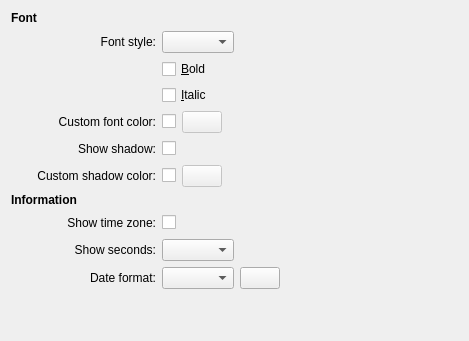
<?xml version="1.0" encoding="UTF-8"?>
<ui version="4.0">
 <class>clockConfig</class>
 <widget class="QWidget" name="clockConfig">
  <property name="geometry">
   <rect>
    <x>0</x>
    <y>0</y>
    <width>469</width>
    <height>341</height>
   </rect>
  </property>
  <layout class="QGridLayout" name="gridLayout" rowstretch="0,0,0,0,0,0,0,0,0,0,0,0,0" rowminimumheight="0,0,0,0,0,0,0,0,0,0,0,0,0">
   <property name="bottomMargin">
    <number>0</number>
   </property>
   <item row="0" column="0" colspan="2">
    <widget class="QLabel" name="label_6">
     <property name="font">
      <font>
       <weight>75</weight>
       <bold>true</bold>
      </font>
     </property>
     <property name="text">
      <string>Font</string>
     </property>
    </widget>
   </item>
   <item row="1" column="1">
    <widget class="QLabel" name="label">
     <property name="text">
      <string>Font style:</string>
     </property>
     <property name="alignment">
      <set>Qt::AlignRight|Qt::AlignTrailing|Qt::AlignVCenter</set>
     </property>
     <property name="buddy">
      <cstring>plainClockFont</cstring>
     </property>
    </widget>
   </item>
   <item row="1" column="2">
    <layout class="QHBoxLayout" name="horizontalLayout_2">
     <item>
      <widget class="KFontComboBox" name="plainClockFont"/>
     </item>
     <item>
      <spacer name="horizontalSpacer_3">
       <property name="orientation">
        <enum>Qt::Horizontal</enum>
       </property>
       <property name="sizeType">
        <enum>QSizePolicy::MinimumExpanding</enum>
       </property>
       <property name="sizeHint" stdset="0">
        <size>
         <width>0</width>
         <height>17</height>
        </size>
       </property>
      </spacer>
     </item>
    </layout>
   </item>
   <item row="2" column="2">
    <widget class="QCheckBox" name="plainClockFontBold">
     <property name="toolTip">
      <string>Check if you want the font in bold</string>
     </property>
     <property name="whatsThis">
      <string>When this is checked, the clock font will be bold.</string>
     </property>
     <property name="text">
      <string>&amp;Bold</string>
     </property>
    </widget>
   </item>
   <item row="3" column="2">
    <widget class="QCheckBox" name="plainClockFontItalic">
     <property name="toolTip">
      <string>Check if you want the font in italic</string>
     </property>
     <property name="whatsThis">
      <string>When this is checked, the clock font will be in italic.</string>
     </property>
     <property name="text">
      <string>&amp;Italic</string>
     </property>
    </widget>
   </item>
   <item row="4" column="0">
    <spacer name="horizontalSpacer_9">
     <property name="orientation">
      <enum>Qt::Horizontal</enum>
     </property>
     <property name="sizeType">
      <enum>QSizePolicy::Fixed</enum>
     </property>
     <property name="sizeHint" stdset="0">
      <size>
       <width>20</width>
       <height>20</height>
      </size>
     </property>
    </spacer>
   </item>
   <item row="4" column="1">
    <widget class="QLabel" name="label_2">
     <property name="text">
      <string>Custom font color:</string>
     </property>
     <property name="alignment">
      <set>Qt::AlignRight|Qt::AlignTrailing|Qt::AlignVCenter</set>
     </property>
     <property name="buddy">
      <cstring>useCustomColor</cstring>
     </property>
    </widget>
   </item>
   <item row="4" column="2">
    <layout class="QHBoxLayout" name="horizontalLayout_6">
     <item>
      <widget class="QCheckBox" name="useCustomColor">
       <property name="text">
        <string/>
       </property>
      </widget>
     </item>
     <item>
      <widget class="KColorButton" name="plainClockColor">
       <property name="enabled">
        <bool>false</bool>
       </property>
       <property name="toolTip">
        <string>Color chooser</string>
       </property>
       <property name="whatsThis">
        <string>Click on this button and the KDE standard color dialog will show. You can then choose the new color you want for your clock.</string>
       </property>
      </widget>
     </item>
     <item>
      <spacer name="horizontalSpacer_6">
       <property name="orientation">
        <enum>Qt::Horizontal</enum>
       </property>
       <property name="sizeHint" stdset="0">
        <size>
         <width>40</width>
         <height>20</height>
        </size>
       </property>
      </spacer>
     </item>
    </layout>
   </item>
   <item row="5" column="1">
    <widget class="QLabel" name="label_9">
     <property name="text">
      <string>Show shadow:</string>
     </property>
     <property name="alignment">
      <set>Qt::AlignRight|Qt::AlignTrailing|Qt::AlignVCenter</set>
     </property>
     <property name="buddy">
      <cstring>drawShadow</cstring>
     </property>
    </widget>
   </item>
   <item row="5" column="2">
    <layout class="QHBoxLayout" name="horizontalLayout">
     <item>
      <widget class="QCheckBox" name="drawShadow">
       <property name="text">
        <string/>
       </property>
      </widget>
     </item>
     <item>
      <spacer name="horizontalSpacer_13">
       <property name="orientation">
        <enum>Qt::Horizontal</enum>
       </property>
       <property name="sizeHint" stdset="0">
        <size>
         <width>40</width>
         <height>20</height>
        </size>
       </property>
      </spacer>
     </item>
    </layout>
   </item>
   <item row="6" column="1">
    <widget class="QLabel" name="customShadowColorLabel">
     <property name="text">
      <string>Custom shadow color:</string>
     </property>
     <property name="alignment">
      <set>Qt::AlignRight|Qt::AlignTrailing|Qt::AlignVCenter</set>
     </property>
     <property name="buddy">
      <cstring>useCustomShadowColor</cstring>
     </property>
    </widget>
   </item>
   <item row="6" column="2">
    <layout class="QGridLayout" name="gridLayout_3">
     <item row="0" column="1">
      <widget class="KColorButton" name="plainClockShadowColor">
       <property name="enabled">
        <bool>false</bool>
       </property>
       <property name="toolTip">
        <string>Shadow color chooser</string>
       </property>
       <property name="whatsThis">
        <string>Click on this button and the KDE standard color dialog will show. You can then choose the new color you want for the text shadow for your clock.</string>
       </property>
      </widget>
     </item>
     <item row="0" column="2">
      <spacer name="horizontalSpacer_12">
       <property name="orientation">
        <enum>Qt::Horizontal</enum>
       </property>
       <property name="sizeHint" stdset="0">
        <size>
         <width>40</width>
         <height>20</height>
        </size>
       </property>
      </spacer>
     </item>
     <item row="0" column="0">
      <widget class="QCheckBox" name="useCustomShadowColor">
       <property name="enabled">
        <bool>true</bool>
       </property>
       <property name="text">
        <string/>
       </property>
      </widget>
     </item>
    </layout>
   </item>
   <item row="7" column="0" colspan="2">
    <widget class="QLabel" name="label_7">
     <property name="font">
      <font>
       <weight>75</weight>
       <bold>true</bold>
      </font>
     </property>
     <property name="text">
      <string>Information</string>
     </property>
    </widget>
   </item>
   <item row="8" column="1">
    <widget class="QLabel" name="label_4">
     <property name="text">
      <string>Show time zone:</string>
     </property>
     <property name="alignment">
      <set>Qt::AlignRight|Qt::AlignTrailing|Qt::AlignVCenter</set>
     </property>
     <property name="buddy">
      <cstring>showTimeZone</cstring>
     </property>
    </widget>
   </item>
   <item row="8" column="2">
    <layout class="QHBoxLayout" name="horizontalLayout_3">
     <item>
      <widget class="QCheckBox" name="showTimeZone">
       <property name="toolTip">
        <string>Display the time zone name</string>
       </property>
       <property name="whatsThis">
        <string>Display the time zone name under the time.</string>
       </property>
       <property name="text">
        <string/>
       </property>
      </widget>
     </item>
     <item>
      <spacer name="horizontalSpacer_4">
       <property name="orientation">
        <enum>Qt::Horizontal</enum>
       </property>
       <property name="sizeHint" stdset="0">
        <size>
         <width>40</width>
         <height>20</height>
        </size>
       </property>
      </spacer>
     </item>
    </layout>
   </item>
   <item row="9" column="1">
    <widget class="QLabel" name="label_5">
     <property name="text">
      <string>Show seconds:</string>
     </property>
     <property name="alignment">
      <set>Qt::AlignRight|Qt::AlignTrailing|Qt::AlignVCenter</set>
     </property>
     <property name="buddy">
      <cstring>timeFormatBox</cstring>
     </property>
    </widget>
   </item>
   <item row="9" column="2">
    <layout class="QHBoxLayout" name="horizontalLayout_4">
     <item>
      <widget class="QComboBox" name="timeFormatBox">
       <property name="whatsThis">
        <string>Choose the format you want to show the time in.</string>
       </property>
      </widget>
     </item>
     <item>
      <spacer name="horizontalSpacer_5">
       <property name="orientation">
        <enum>Qt::Horizontal</enum>
       </property>
       <property name="sizeHint" stdset="0">
        <size>
         <width>40</width>
         <height>20</height>
        </size>
       </property>
      </spacer>
     </item>
    </layout>
   </item>
   <item row="10" column="1">
    <widget class="QLabel" name="label_3">
     <property name="text">
      <string>Date format:</string>
     </property>
     <property name="alignment">
      <set>Qt::AlignRight|Qt::AlignTrailing|Qt::AlignVCenter</set>
     </property>
    </widget>
   </item>
   <item row="12" column="2">
    <spacer>
     <property name="orientation">
      <enum>Qt::Vertical</enum>
     </property>
     <property name="sizeType">
      <enum>QSizePolicy::MinimumExpanding</enum>
     </property>
     <property name="sizeHint" stdset="0">
      <size>
       <width>20</width>
       <height>2</height>
      </size>
     </property>
    </spacer>
   </item>
   <item row="10" column="2">
    <layout class="QHBoxLayout" name="horizontalLayout_5">
     <item>
      <widget class="KComboBox" name="dateStyle">
       <property name="sizePolicy">
        <sizepolicy hsizetype="Preferred" vsizetype="Fixed">
         <horstretch>0</horstretch>
         <verstretch>0</verstretch>
        </sizepolicy>
       </property>
      </widget>
     </item>
     <item>
      <widget class="QPushButton" name="configureDateFormats">
       <property name="sizePolicy">
        <sizepolicy hsizetype="Minimum" vsizetype="Fixed">
         <horstretch>0</horstretch>
         <verstretch>0</verstretch>
        </sizepolicy>
       </property>
       <property name="text">
        <string/>
       </property>
      </widget>
     </item>
     <item>
      <spacer name="horizontalSpacer_7">
       <property name="orientation">
        <enum>Qt::Horizontal</enum>
       </property>
       <property name="sizeType">
        <enum>QSizePolicy::MinimumExpanding</enum>
       </property>
       <property name="sizeHint" stdset="0">
        <size>
         <width>0</width>
         <height>20</height>
        </size>
       </property>
      </spacer>
     </item>
    </layout>
   </item>
   <item row="11" column="2">
    <layout class="QHBoxLayout" name="horizontalLayout_7">
     <item>
      <spacer name="horizontalSpacer">
       <property name="orientation">
        <enum>Qt::Horizontal</enum>
       </property>
       <property name="sizeHint" stdset="0">
        <size>
         <width>40</width>
         <height>20</height>
        </size>
       </property>
      </spacer>
     </item>
    </layout>
   </item>
  </layout>
 </widget>
 <customwidgets>
  <customwidget>
   <class>KFontComboBox</class>
   <extends>KComboBox</extends>
   <header>kfontcombobox.h</header>
  </customwidget>
  <customwidget>
   <class>KComboBox</class>
   <extends>QComboBox</extends>
   <header>kcombobox.h</header>
  </customwidget>
  <customwidget>
   <class>KColorButton</class>
   <extends>QPushButton</extends>
   <header>kcolorbutton.h</header>
  </customwidget>
 </customwidgets>
 <connections>
  <connection>
   <sender>useCustomColor</sender>
   <signal>toggled(bool)</signal>
   <receiver>plainClockColor</receiver>
   <slot>setEnabled(bool)</slot>
   <hints>
    <hint type="sourcelabel">
     <x>168</x>
     <y>124</y>
    </hint>
    <hint type="destinationlabel">
     <x>211</x>
     <y>126</y>
    </hint>
   </hints>
  </connection>
  <connection>
   <sender>useCustomShadowColor</sender>
   <signal>toggled(bool)</signal>
   <receiver>plainClockShadowColor</receiver>
   <slot>setEnabled(bool)</slot>
   <hints>
    <hint type="sourcelabel">
     <x>168</x>
     <y>185</y>
    </hint>
    <hint type="destinationlabel">
     <x>209</x>
     <y>182</y>
    </hint>
   </hints>
  </connection>
 </connections>
</ui>
